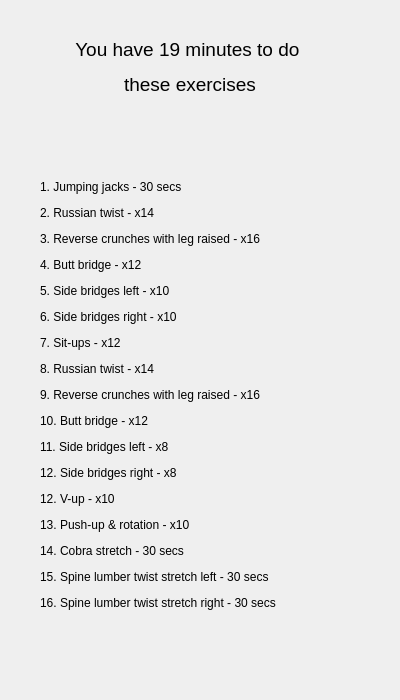
<?xml version="1.0" encoding="UTF-8"?>
<ui version="4.0">
 <class>hexeday5</class>
 <widget class="QDialog" name="hexeday5">
  <property name="geometry">
   <rect>
    <x>0</x>
    <y>0</y>
    <width>400</width>
    <height>700</height>
   </rect>
  </property>
  <property name="windowTitle">
   <string>Day5 Exercises</string>
  </property>
  <widget class="QLabel" name="label">
   <property name="geometry">
    <rect>
     <x>40</x>
     <y>120</y>
     <width>300</width>
     <height>550</height>
    </rect>
   </property>
   <property name="text">
    <string>&lt;html&gt;&lt;head/&gt;&lt;body&gt;&lt;p&gt;&lt;span style=&quot; background-color:transparent;&quot;&gt;1. Jumping jacks - 30 secs&lt;/span&gt;&lt;/p&gt;&lt;p&gt;&lt;span style=&quot; background-color:transparent;&quot;&gt;2. Russian twist - x14&lt;/span&gt;&lt;/p&gt;&lt;p&gt;&lt;span style=&quot; background-color:transparent;&quot;&gt;3. Reverse crunches with leg raised - x16&lt;/span&gt;&lt;/p&gt;&lt;p&gt;&lt;span style=&quot; background-color:transparent;&quot;&gt;4. Butt bridge - x12&lt;/span&gt;&lt;/p&gt;&lt;p&gt;&lt;span style=&quot; background-color:transparent;&quot;&gt;5. Side bridges left - x10&lt;/span&gt;&lt;/p&gt;&lt;p&gt;&lt;span style=&quot; background-color:transparent;&quot;&gt;6. Side bridges right - x10&lt;/span&gt;&lt;/p&gt;&lt;p&gt;&lt;span style=&quot; background-color:transparent;&quot;&gt;7. Sit-ups - x12&lt;/span&gt;&lt;/p&gt;&lt;p&gt;&lt;span style=&quot; background-color:transparent;&quot;&gt;8. Russian twist - x14&lt;/span&gt;&lt;/p&gt;&lt;p&gt;&lt;span style=&quot; background-color:transparent;&quot;&gt;9. Reverse crunches with leg raised - x16&lt;/span&gt;&lt;/p&gt;&lt;p&gt;&lt;span style=&quot; background-color:transparent;&quot;&gt;10. Butt bridge - x12&lt;/span&gt;&lt;/p&gt;&lt;p&gt;&lt;span style=&quot; background-color:transparent;&quot;&gt;11. Side bridges left - x8&lt;/span&gt;&lt;/p&gt;&lt;p&gt;&lt;span style=&quot; background-color:transparent;&quot;&gt;12. Side bridges right - x8&lt;/span&gt;&lt;/p&gt;&lt;p&gt;&lt;span style=&quot; background-color:transparent;&quot;&gt;12. V-up - x10&lt;/span&gt;&lt;/p&gt;&lt;p&gt;&lt;span style=&quot; background-color:transparent;&quot;&gt;13. Push-up &amp;amp; rotation - x10&lt;/span&gt;&lt;/p&gt;&lt;p&gt;&lt;span style=&quot; background-color:transparent;&quot;&gt;14. Cobra stretch - 30 secs&lt;/span&gt;&lt;/p&gt;&lt;p&gt;&lt;span style=&quot; background-color:transparent;&quot;&gt;15. Spine lumber twist stretch left - 30 secs&lt;/span&gt;&lt;/p&gt;&lt;p&gt;&lt;span style=&quot; background-color:transparent;&quot;&gt;16. Spine lumber twist stretch right - 30 secs&lt;/span&gt;&lt;/p&gt;&lt;/body&gt;&lt;/html&gt;</string>
   </property>
  </widget>
  <widget class="QLabel" name="label_2">
   <property name="geometry">
    <rect>
     <x>40</x>
     <y>30</y>
     <width>300</width>
     <height>75</height>
    </rect>
   </property>
   <property name="text">
    <string>&lt;html&gt;&lt;head/&gt;&lt;body&gt;&lt;p align=&quot;center&quot;&gt;&lt;span style=&quot; font-size:14pt;&quot;&gt;You have 19 minutes to do &lt;/span&gt;&lt;/p&gt;&lt;p align=&quot;center&quot;&gt;&lt;span style=&quot; font-size:14pt;&quot;&gt;these exercises&lt;/span&gt;&lt;/p&gt;&lt;/body&gt;&lt;/html&gt;</string>
   </property>
  </widget>
 </widget>
 <resources/>
 <connections/>
</ui>
